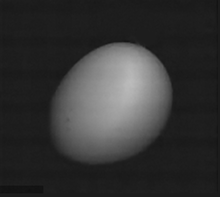
%> input picture test2.bmp, 220 x 197 px, shrunk from 426 x 381 before the run
$ octave run_B.m   (GNU Octave 9; MATLAB toolbox functions it lacks are replaced by stand-ins)
%> lines starting %> are read from the running program, lines starting %| are printed output that depends on the picture; in (x1, y1, x2, y2) boxes, pixels count from 0 and x2, y2 are one past the last pixel; in counts of white or black regions, pixels touching at a corner belong together; the program's own positions count from 1
### intermeans.m
function [T,Iout] = intermeans(Iin)

    thres_curr = 0;
    thres_new = mean(Iin(:));

    while thres_curr ~= thres_new
        thres_curr = thres_new;

        mu1 = mean(Iin (Iin <= thres_curr));
        mu2 = mean(Iin (Iin >  thres_curr));

        thres_new = uint8((mu1+mu2)/2);
    end
    T      = thres_new;
    T_norm = double(thres_new)/255;
    Iout = imbinarize(Iin,T_norm);

end

### features.m
% To compute the features;
% input is the binary thresholded image
% outputs are the feature values
function [P, A, C, xbar, ybar, phione] = features(Iin)
    % perimeter, area, compactness, centroid, invariant moment 𝜙1
    [row,col] = size(Iin);
    % 1) P: perimeter
    pStruct = regionprops(Iin,'Perimeter');
    P = pStruct.Perimeter;
    % 2) A: area
    A = regionprops(Iin,'Area').Area;
    % 3) C: compactness = (P)^2 / 4*pi*A
    C = (P*P)/(4*pi*A);
    % 4) xbar, ybar: centroid
    m = zeros(2,2);
    f = Iin;
    % m_pq = \sum_x \sum_y (x^p)*(y^p)*f(x,y)
    for p = 0:1
        for q = 0:1
            for x = 1:col
                for y = 1:row
                    % finding m_00, m_01, m_10, m_11
                    m(p+1,q+1) = m(p+1,q+1) + ((x-1)^p)*((y-1)^q)*f(y,x);
                end
            end
        end
    end

    xbar = m(2,1)/m(1,1); % xbar = m_10 / m_00
    ybar = m(1,2)/m(1,1); % ybar = m_01 / m_00

    % 5) 𝜙1: invariant moment
    mu = zeros(3,3);
    mu_norm = zeros(3,3);
    for p = 0:2
        for q = 0:2
            for x = 1:col
                for y = 1:row
                    % finding m_00, m_01, m_10, m_11
                    mu(p+1,q+1) = mu(p+1,q+1) + ((x-1-xbar)^p)*((y-1-ybar)^q)*f(y,x);
                end
            end
            if (mu(1,1) ~= 0) % we are guaranteed mu(1,1) is filled after first iteration
                mu_norm(p+1,q+1) = mu(p+1,q+1)/(mu(1,1)^((p+q+2)/2)+1);
            end
        end
    end
    phione = mu_norm(3,1) + mu_norm(1,3);
end

### run_B.m
%%%%% Section B %%%%%
% This m file is used to test your code for Section B
% Ensure that when you run this script file, the output images are generated and displayed correctly
%--- 1.
I = imread('./test2.bmp');
%> I is the input picture: size 197x220 uint8; min 16, max 188, mean 52.1
[T, IT] = intermeans(I);
%> in intermeans, `thres_new = mean(Iin(:));`: thres_new = 52.06
%> the loop in intermeans, `while thres_curr ~= thres_new` made 4 passes
%> (thres_curr, mu1, mu2, thres_new) on passes 1 to 4: (52.06, 28.86, 118.7, 74), (74, 30.31, 126.3, 78), (78, 30.71, 127.8, 79), (79, 30.8, 128.1, 79)
%> in intermeans, `T      = thres_new;`: T = 79
%> in intermeans, `T_norm = double(thres_new)/255;`: T_norm = 0.31
%> in intermeans, `Iout = imbinarize(Iin,T_norm);`:
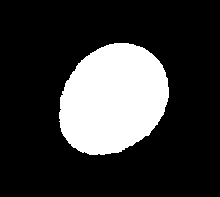
%> Iout: size 197x220 logical; 21.8% white; 1 white region, box (x1, y1, x2, y2) and area: (59, 43, 169, 155) 9465
%> T = 79
% imshow(IT) % display image IT
output = T % display the intermeans threshold
%> output = 79
%--- 2
% display the measured feature values
[P, A, C, xbar, ybar, phione] = features(IT)
%> in features, `pStruct = regionprops(Iin,'Perimeter');`: pStruct = 1 region; Perimeter: 355.7
%> in features, `P = pStruct.Perimeter;`: P = 355.7
%> in features, `A = regionprops(Iin,'Area').Area;`: A = 9465
%> in features, `C = (P*P)/(4*pi*A);`: C = 1.06
%> after the loop in features, `for p = 0:1`: m = [9465 936160; 1068049 104112085]
%> in features, `xbar = m(2,1)/m(1,1);`: xbar = 112.8
%> in features, `ybar = m(1,2)/m(1,1);`: ybar = 98.91
%> after the loop in features, `for p = 0:2`: mu = [9465 5.53e-09 7439838.1; 3.63e-08 -1526029.3 -7173957.4; 7159383.5 6100654 4.11e+09]; mu_norm = [1 6e-15 0.083; 3.95e-14 -0.017 -0.000823; 0.0799 0.0007 0.00484]
%> in features, `phione = mu_norm(3,1) + mu_norm(1,3);`: phione = 0.163
%> P = 355.7; A = 9465; C = 1.06; xbar = 112.8; ybar = 98.91; phione = 0.163
%--- 3
Topt = 45;
Iopt = I >= Topt; % threshold J with Topt
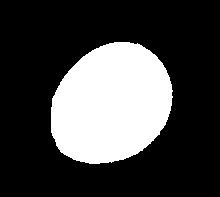
%> Iopt: size 197x220 logical; 26.6% white; 1 white region, box (x1, y1, x2, y2) and area: (51, 42, 173, 164) 11516
imshow(Iopt) % display image Iopt
% display the measured feature values
[P, A, C, xbar, ybar, phione] = features(Iopt)
%> in features (call 2), `pStruct = regionprops(Iin,'Perimeter');`: pStruct = 1 region; Perimeter: 386.1
%> P = 386.1; A = 11516; C = 1.03; xbar = 110.8; ybar = 103.7

% subplot(1,2,1); imshow(I);
% subplot(1,2,2); imshow(Iopt);

$ run again, with test1.bmp copied over test2.bmp
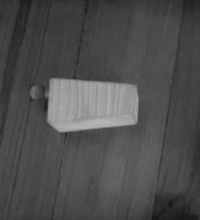
%> input picture test1.bmp, 200 x 220 px, shrunk from 438 x 481 before the run
%> I is the input picture: size 220x200 uint8; min 21, max 181, mean 78.1
%> in intermeans, `thres_new = mean(Iin(:));`: thres_new = 78.06
%> the loop in intermeans, `while thres_curr ~= thres_new` made 5 passes
%> (thres_curr, mu1, mu2, thres_new) on passes 1 to 5: (78.06, 65.11, 108.1, 87), (87, 67.94, 130.2, 99), (99, 69.62, 153.7, 112), (112, 69.81, 156.4, 113), (113, 69.81, 156.4, 113)
%> in intermeans, `T      = thres_new;`: T = 113
%> T_norm = 0.443
%> in intermeans, `Iout = imbinarize(Iin,T_norm);`:
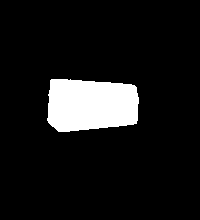
%> Iout: size 220x200 logical; 9.5% white; 1 white region, box (x1, y1, x2, y2) and area: (47, 79, 139, 132) 4187
%> `[T, IT] = intermeans(I);`: T = 113
%> pStruct = 1 region; Perimeter: 257.8
%> in features, `P = pStruct.Perimeter;`: P = 257.8
%> in features, `A = regionprops(Iin,'Area').Area;`: A = 4187
%> in features, `C = (P*P)/(4*pi*A);`: C = 1.26
%> after the loop in features, `for p = 0:1`: m = [4187 437828; 380238 39751941]
%> in features, `xbar = m(2,1)/m(1,1);`: xbar = 90.81
%> in features, `ybar = m(1,2)/m(1,1);`: ybar = 104.6
%> after the loop in features, `for p = 0:2`: mu = [4187 -1.26e-11 781679.1; -3.21e-09 -8948.2 -2895781.5; 2687084.1 -440809.7 462977105]; mu_norm = [1 -4.64e-17 0.0446; -1.19e-14 -0.00051 -0.00255; 0.153 -0.000389 0.00631]
%> in features, `phione = mu_norm(3,1) + mu_norm(1,3);`: phione = 0.198
%> `[P, A, C, xbar, ybar, phione] = features(IT)`: P = 257.8; A = 4187; C = 1.26; xbar = 90.81; ybar = 104.6; phione = 0.198
%> `Iopt = I >= Topt;`:
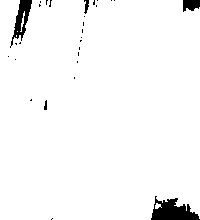
%> Iopt: size 220x200 logical; 96.8% white; 29 black regions (24 under 20 px), largest, box (x1, y1, x2, y2) and area: (151, 196, 200, 220) 694, (10, 0, 32, 48) 404, (183, 0, 200, 12) 161, (84, 0, 89, 14) 43, (44, 100, 47, 110) 23
%> pStruct = 5 regions; Perimeter: 1064.7, 1.96, 0, 41.8, 19.19
%> `[P, A, C, xbar, ybar, phione] = features(Iopt)`: P = 1064.7; A = 42538; C = 2.12; xbar = 98.81; ybar = 109.3; phione = 0.167

$ run again, with test3.bmp copied over test2.bmp
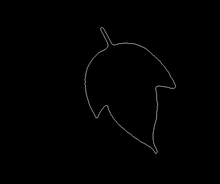
%> input picture test3.bmp, 220 x 184 px, shrunk from 478 x 399 before the run
%> I is the input picture: size 184x220 uint8; min 0, max 125, mean 1.2
%> in intermeans, `thres_new = mean(Iin(:));`: thres_new = 1.2
%> the loop in intermeans, `while thres_curr ~= thres_new` made 5 passes
%> (thres_curr, mu1, mu2, thres_new) on passes 1 to 5: (1.2, 0.00565, 41.52, 21), (21, 0.0735, 77.28, 39), (39, 0.138, 85.45, 43), (43, 0.16, 87.35, 44), (44, 0.163, 87.62, 44)
%> in intermeans, `T      = thres_new;`: T = 44
%> T_norm = 0.173
%> in intermeans, `Iout = imbinarize(Iin,T_norm);`:
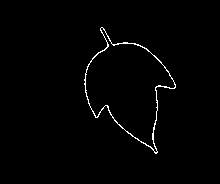
%> Iout: size 184x220 logical; 1.2% white in thin lines or dots, all inside (x1, y1, x2, y2) = (84, 27, 176, 154)
%> `[T, IT] = intermeans(I);`: T = 44
%> pStruct = 1 region; Perimeter: 383.4
%> in features, `P = pStruct.Perimeter;`: P = 383.4
%> in features, `A = regionprops(Iin,'Area').Area;`: A = 481
%> in features, `C = (P*P)/(4*pi*A);`: C = 24.33
%> after the loop in features, `for p = 0:1`: m = [481 42731; 61593 5604695]
%> in features, `xbar = m(2,1)/m(1,1);`: xbar = 128.1
%> in features, `ybar = m(1,2)/m(1,1);`: ybar = 88.84
%> after the loop in features, `for p = 0:2`: mu = [481 -1.51e-11 636055.4; -5.55e-11 132906.1 896261; 384383.7 -603864.9 313736076]; mu_norm = [0.998 -1.43e-15 2.75; -5.26e-15 0.574 0.177; 1.66 -0.119 2.82]
%> in features, `phione = mu_norm(3,1) + mu_norm(1,3);`: phione = 4.41
%> `[P, A, C, xbar, ybar, phione] = features(IT)`: P = 383.4; A = 481; C = 24.33; xbar = 128.1; ybar = 88.84; phione = 4.41

$ run again, with letter.bmp copied over test2.bmp
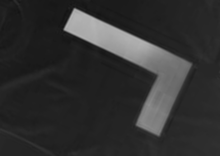
%> input picture letter.bmp, 220 x 156 px, shrunk from 393 x 279 before the run
%> I is the input picture: size 156x220 uint8; min 20, max 182, mean 48.9
%> in intermeans, `thres_new = mean(Iin(:));`: thres_new = 48.88
%> the loop in intermeans, `while thres_curr ~= thres_new` made 4 passes
%> (thres_curr, mu1, mu2, thres_new) on passes 1 to 4: (48.88, 34.17, 131.9, 83), (83, 34.59, 138.3, 86), (86, 34.65, 138.7, 87), (87, 34.68, 138.9, 87)
%> in intermeans, `T      = thres_new;`: T = 87
%> T_norm = 0.341
%> in intermeans, `Iout = imbinarize(Iin,T_norm);`:
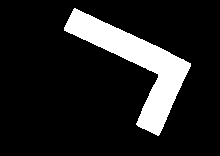
%> Iout: size 156x220 logical; 13.6% white; 1 white region, box (x1, y1, x2, y2) and area: (64, 8, 191, 136) 4679
%> `[T, IT] = intermeans(I);`: T = 87
%> pStruct = 1 region; Perimeter: 411.7
%> in features, `P = pStruct.Perimeter;`: P = 411.7
%> in features, `A = regionprops(Iin,'Area').Area;`: A = 4679
%> in features, `C = (P*P)/(4*pi*A);`: C = 2.88
%> after the loop in features, `for p = 0:1`: m = [4679 300217; 639056 44409304]
%> in features, `xbar = m(2,1)/m(1,1);`: xbar = 136.6
%> in features, `ybar = m(1,2)/m(1,1);`: ybar = 64.16
%> after the loop in features, `for p = 0:2`: mu = [4679 2.06e-09 4760419.2; -5.8e-09 3405782.9 -30894437.1; 4853362.1 -78432088.9 5.46e+09]; mu_norm = [1 6.43e-15 0.217; -1.81e-14 0.156 -0.0206; 0.222 -0.0524 0.0533]
%> in features, `phione = mu_norm(3,1) + mu_norm(1,3);`: phione = 0.439
%> `[P, A, C, xbar, ybar, phione] = features(IT)`: P = 411.7; A = 4679; C = 2.88; xbar = 136.6; ybar = 64.16; phione = 0.439
%> `Iopt = I >= Topt;`:
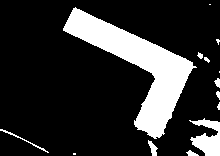
%> Iopt: size 156x220 logical; 18.5% white; 14 white regions (5 under 20 px), largest, box (x1, y1, x2, y2) and area: (63, 7, 197, 139) 5303, (189, 118, 220, 156) 672, (0, 129, 49, 153) 92
%> pStruct = 14 regions; first 5, Perimeter: 106.4, 440.5, 5.52, 39.7, 27.15
%> `[P, A, C, xbar, ybar, phione] = features(Iopt)`: P = 106.4; A = 92; C = 9.79; xbar = 146.1; ybar = 76.9; phione = 0.515
